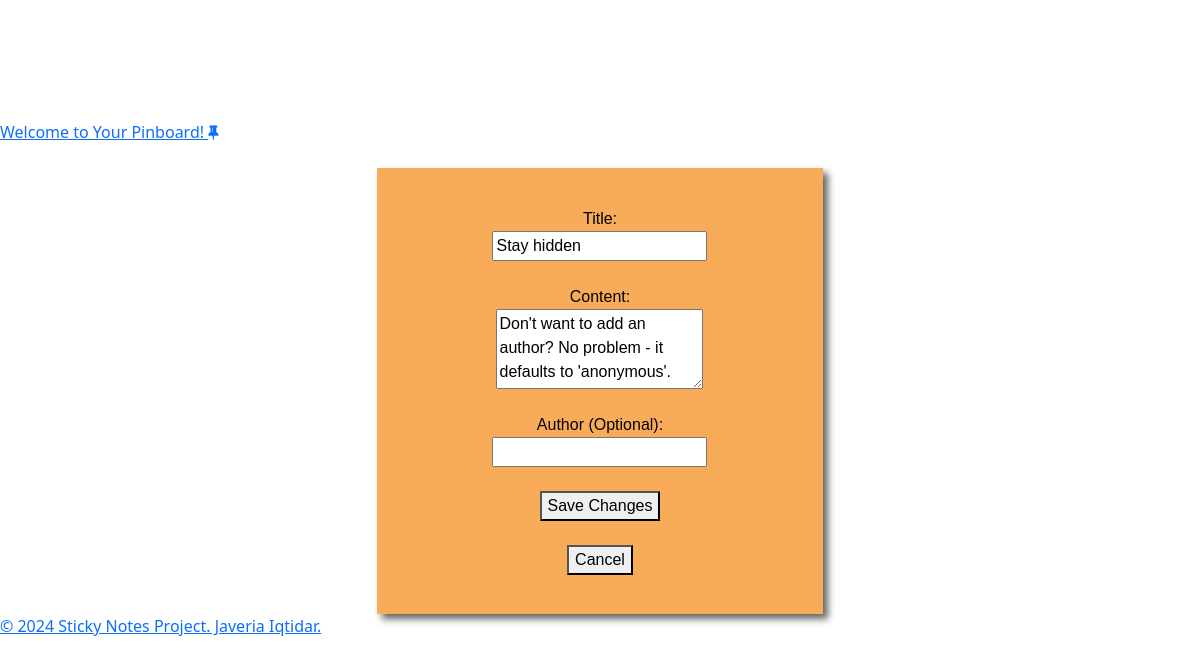
The page /edit/11/ (signed in) on the database its author committed.
### notes_app/models.py (models this page shows, shortened)
class StickyNote(models.Model):
    title = models.CharField(max_length=30)
    content = models.CharField(max_length=200)
    created_on = models.DateTimeField(auto_now_add=True)
    author = models.CharField(max_length=30, null=True, blank=True)

### notes_app/views.py (the view, shortened to what this page needs)
# urls.py: path("edit/<int:note_id>/", views.edit_note, name="edit_note"),
@permission_required('notes_app.change_stickynote', login_url='index')
def edit_note(request, note_id):
    note = get_object_or_404(StickyNote, id=note_id)
    return render(request, "edit_note.html", {"note": note})

### notes_app/templates/edit_note.html (shortened to what this page needs)
{% extends 'base.html' %}
{% block body %}
<div class="container bootstrap snippets bootdey">
    <div class="form-container">
        <div class="note-form">
            <form method="post">
                <label for="title">Title:</label>
                <input type="text" id="title" name="title" value="{{ note.title }}"><br>
                <label for="content">Content:</label>
                <textarea id="content" name="content">{{ note.content }}</textarea><br>
                <label for="author">Author (Optional):</label>
                <input type="text" id="author" name="author" value="{{ note.author }}"><br>
                <button type="submit">Save Changes</button><br>
                <a href="{% url 'view_note' note.id %}"><button type="button">Cancel</button></a>
            </form>
        </div>
    </div>
</div>
{% endblock %}

### notes_app/static/style.css (style rules this page uses)
body { padding-top: 100px; margin-top: 20px; background-image: url("https://images.unsplash.com/photo-1558051815-0f18e64e6280?q=80&w=1000&auto=format&fit=crop&ixlib=rb-4.0.3&ixid=M3wxMjA3fDB8MHxzZWFyY2h8Mnx8Y29yayUyMGJvYXJkfGVufDB8fDB8fHww"); }
.form-container { position: relative; background-color: #f8ac59; color: #000000; font-family: Arial, Helvetica, sans-serif; text-align: center; margin: 0 auto; width: 40%; padding-top: 40%; box-sizing: border-box; box-shadow: 5px 5px 7px rgba(33, 33, 33, 0.7); min-width: 300px; min-height: 300px; }
.note-form { position: absolute; width: 100%; height: 100%; top: 0; left: 0; padding: 20px; box-sizing: border-box; display: flex; flex-direction: column; justify-content: space-between; }
.note-form form { display: flex; flex-direction: column; justify-content: center; align-items: center; height: 100%; }
.note-form textarea { min-height: 80px; }

### rows shown on the page
StickyNote: title "Stay hidden", content "Don't want to add an author? No problem - it defaults to 'anonymous'."
